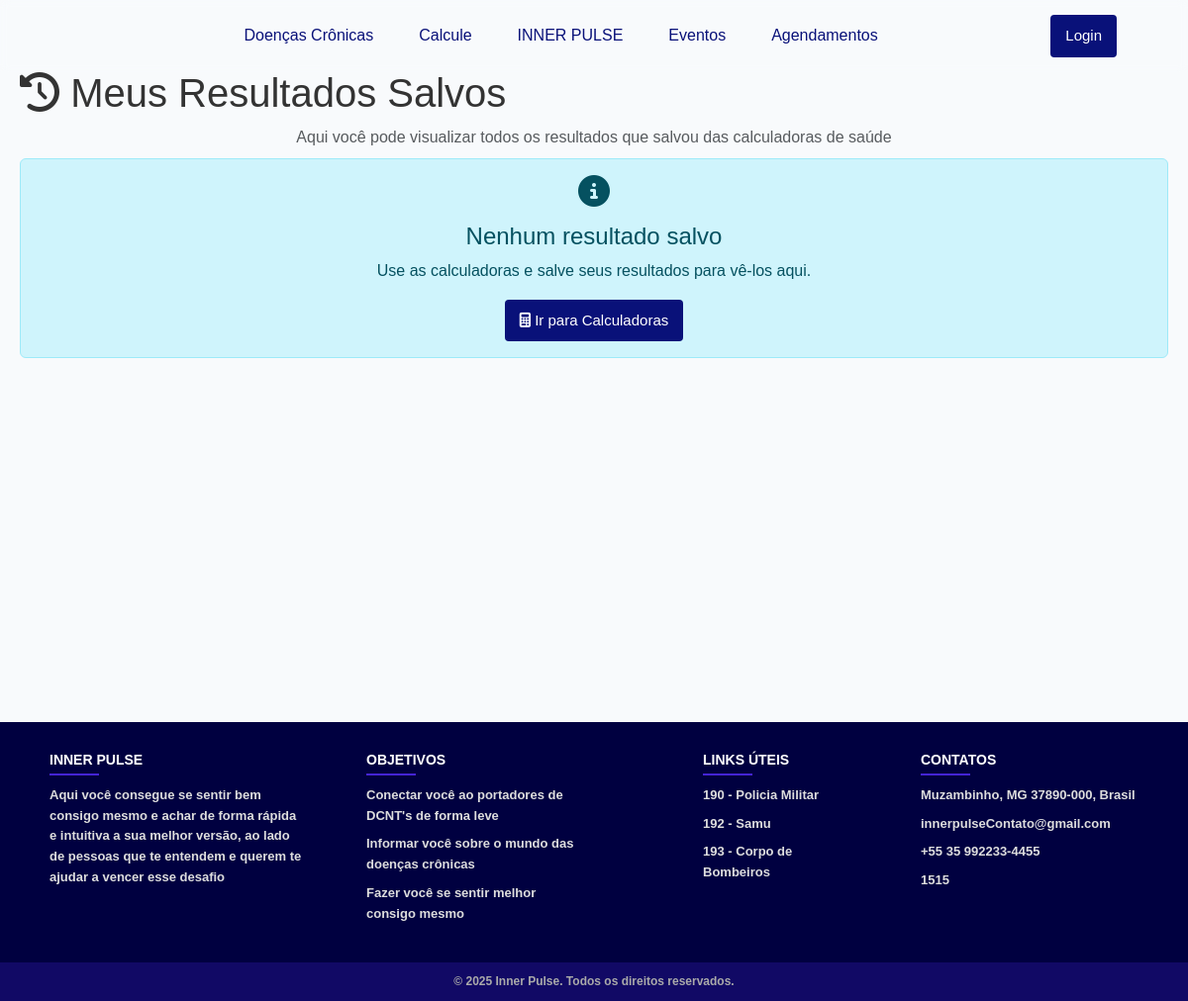
/meus-resultados/ (signed in), run on an earlier commit of the app's database.
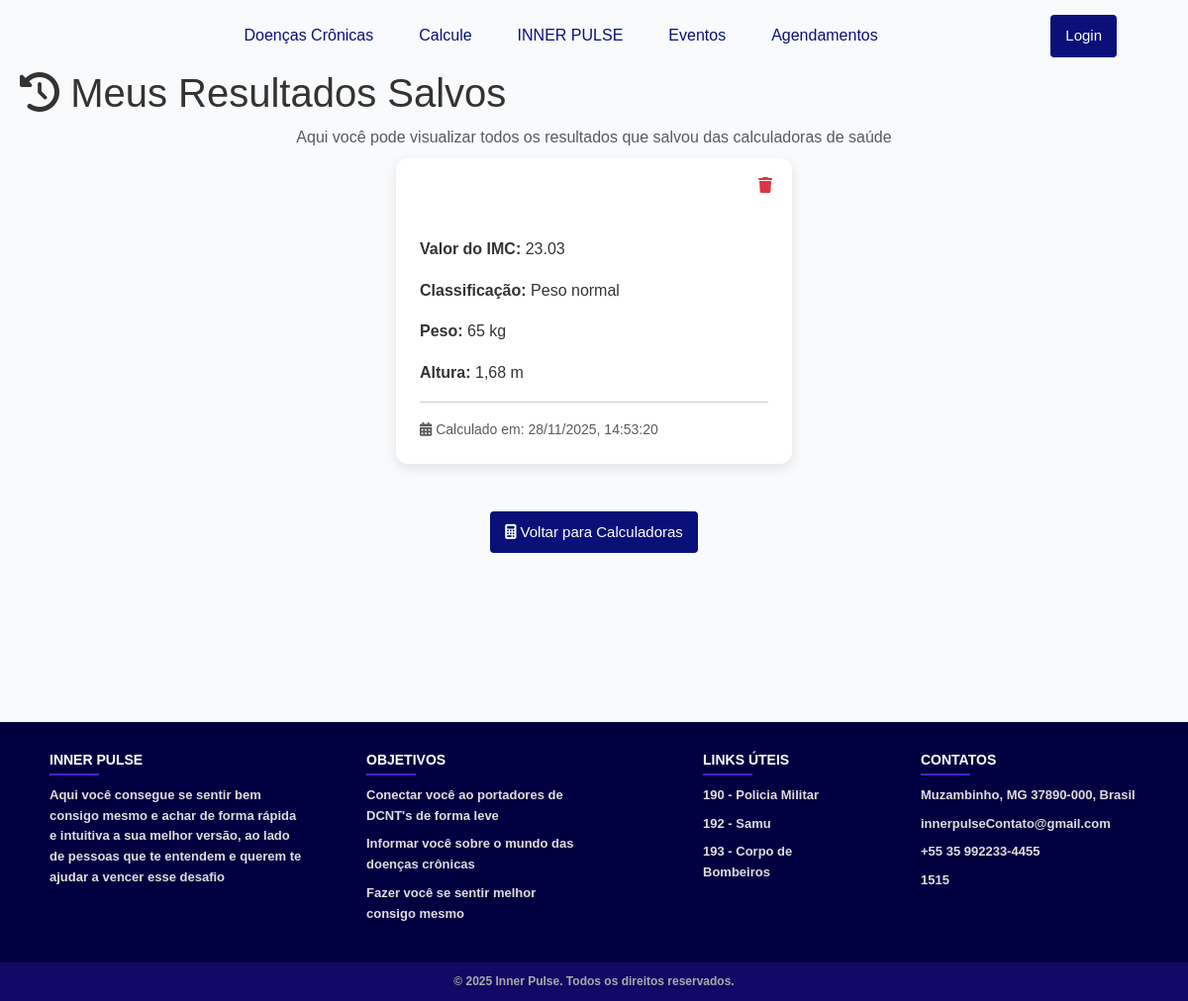
And on a later commit of the database.
### app/models.py (models this page shows, shortened)
class ResultadoCalculadora(models.Model):
    TIPO_CHOICES = [
        ('imc', 'IMC'),
        ('glicose', 'Glicose'),
        ('agua', 'Hidratação Diária'),
        ('pressao', 'Pressão Arterial'),
    ]
    usuario = models.ForeignKey(User, on_delete=models.CASCADE)
    tipo_calculo = models.CharField(max_length=20, choices=TIPO_CHOICES)
    resultado = models.JSONField()
    data_criacao = models.DateTimeField(default=timezone.now)
    class Meta:
        ordering = ['-data_criacao']
        verbose_name = "Resultado da Calculadora"
        verbose_name_plural = "Resultados da Calculadora"

### app/views.py (the view)
# urls.py: path('meus-resultados/', MeusResultadosView.as_view(), name='meus_resultados'),
class MeusResultadosView(LoginRequiredMixin, View):
    def get(self, request):
        resultados = ResultadoCalculadora.objects.filter(usuario=request.user)
        return render(request, 'meus_resultados.html', {'resultados': resultados})

### app/templates/meus_resultados.html (shortened to what this page needs)
{% extends "base.html" %}
{% block content %}
<div class="resultados-container">
    <div class="container">
        <div class="row">
            <div class="col-md-12">
                <h1 class="page-title">
                    <i class="fas fa-history"></i> Meus Resultados Salvos
                </h1>
                <p class="text-muted text-center mb-4">
                    Aqui você pode visualizar todos os resultados que salvou das calculadoras de saúde
                </p>
                {% if resultados %}
                    <div class="resultados-horizontal">
                        {% for resultado in resultados %}
                        <div class="resultado-card">
                            <div class="card-header card-header-resultados d-flex justify-content-between align-items-center">
                                <strong>
                                    <i class="fas
                                        {% if resultado.tipo_calculo == 'imc' %}fa-weight-scale
                                        {% elif resultado.tipo_calculo == 'glicose' %}fa-tint
                                        {% elif resultado.tipo_calculo == 'agua' %}fa-glass-water
                                        {% else %}fa-heart-pulse{% endif %}
                                    "></i>
                                </strong>
                                <div>
                                    <small class="text-white me-2">{{ resultado.data_criacao|date:"d/m/Y" }}</small>
                                    <a href="{% url 'deletar_resultado' resultado.id %}"
                                       onclick="return confirm('Tem certeza que quer excluir?')"
                                       class="text-danger">
                                        <i class="fas fa-trash"></i>
                                    </a>
                                </div>
                            </div>
                            <div class="card-body card-body-resultados">
                                {% if resultado.tipo_calculo == 'imc' %}
                                    <p><strong>Valor do IMC:</strong> {{ resultado.resultado.valor }}</p>
                                    <p><strong>Classificação:</strong> {{ resultado.resultado.classificacao }}</p>
                                    <p><strong>Peso:</strong> {{ resultado.resultado.peso }} kg</p>
                                    <p><strong>Altura:</strong> {{ resultado.resultado.altura }} m</p>
                                {% elif resultado.tipo_calculo == 'agua' %}
                                    <p><strong>Água Recomendada:</strong> {{ resultado.resultado.agua_ml }} ml</p>
                                    <p><strong>Copos de 200ml:</strong> {{ resultado.resultado.copos }} copos</p>
                                    <p><strong>Peso Considerado:</strong> {{ resultado.resultado.peso }} kg</p>
                                {% endif %}
                                <hr class="my-3">
                                <p class="text-muted small mb-0">
                                    <i class="fas fa-calendar-alt"></i>
                                    Calculado em: {{ resultado.resultado.data }}
                                </p>
                            </div>
                        </div>
                        {% endfor %}
                    </div>
                    <div class="text-center mt-5">
                        <a href="{% url 'calcule' %}" class="btn btn-primary">
                            <i class="fas fa-calculator"></i> Voltar para Calculadoras
                        </a>
                    </div>
                {% else %}
                    <div class="alert alert-info text-center">
                        <i class="fas fa-info-circle fa-2x mb-3"></i>
                        <h4>Nenhum resultado salvo</h4>
                        <p>Use as calculadoras e salve seus resultados para vê-los aqui.</p>
                        <a href="{% url 'calcule' %}" class="btn btn-primary">
                            <i class="fas fa-calculator"></i> Ir para Calculadoras
                        </a>
                    </div>
                {% endif %}
            </div>
        </div>
    </div>
</div>
{% endblock %}

### app/templates/base.html (shortened to what this page needs)
{% load static %}
<!DOCTYPE html>
<html lang="pt-BR">
<head>
    <link href="https://cdn.jsdelivr.net/npm/bootstrap@5.3.7/dist/css/bootstrap.min.css" rel="stylesheet">
    <link rel="stylesheet" href="{% static 'css/index.css' %}">
    <link rel="stylesheet" href="{% static  'css/base.css' %}">
    <link rel="stylesheet" href="{% static  'css/partials/_header.css' %}">
    <link rel="stylesheet" href="{% static  'css/partials/_footer.css' %}">
    <link rel="stylesheet" href="{% static  'css/doenca.css' %}">
    <link rel="stylesheet" href="{% static  'css/calcule.css' %}">
    <link rel="stylesheet" href="{% static  'css/evento.css' %}">
    <link rel="stylesheet" href="{% static  'css/agendamento.css' %}">
    <link rel="stylesheet" href="{% static 'css/login.css' %}">
    <link href="https://cdnjs.cloudflare.com/ajax/libs/font-awesome/6.4.0/css/all.min.css" rel="stylesheet">
</head>
<body>
    {% include 'partials/_header.html' %}
    <main>
        <div>
            {% block content %}
            {% endblock %}
        </div>
    </main>
    {% include 'partials/_footer.html' %}
</body>
</html>

### app/templates/partials/_header.html
<nav class="navbar navbar-expand-lg custom-navbar">
  <div class="container-fluid">
    <div class="collapse navbar-collapse" id="navbarText">
      <ul class="navbar-nav mx-auto">
        <li class="nav-item">
          <a class="nav-link {% if request.path == '/doenca/' %}active{% endif %}" href="{% url 'doenca' %}">Doenças
            Crônicas</a>
        </li>
        <li class="nav-item">
          <a class="nav-link {% if request.path == '/calcule/' %}active{% endif %}"
            href="{% url 'calcule' %}">Calcule</a>
        </li>
        <li class="nav-item">
          <a class="nav-link {% if request.path == '/' %}active{% endif %}" href="{% url 'index' %}">INNER PULSE</a>
        </li>
        <li class="nav-item">
          <a class="nav-link {% if request.path == '/evento/' %}active{% endif %}" href="{% url 'evento' %}">Eventos</a>
        </li>
        <li class="nav-item">
          <a class="nav-link {% if request.path == '/agendar/' %}active{% endif %}"
            href="{% url 'agendamento' %}">Agendamentos</a>
        </li>
      </ul>
    </div>
    <div class="login-wrapper ms-auto">
      {% if user.is_authenticated and user.usuario %}
      <a href="{% url 'perfil' %}" class="botao-login">{{ user.usuario.nome }}</a>
      {% else %}
      <a href="{% url 'login' %}" class="btn login-btn">Login</a>
      {% endif %}
    </div>
</nav>

### app/templates/partials/_footer.html
<div class="geral">
    <div class="corpo">
        <div class="bloco">
            <h6>Inner Pulse</h6>
            <p>Aqui você consegue se sentir bem consigo mesmo e achar de forma rápida e intuitiva a sua melhor versão,
                ao lado de pessoas que te entendem e querem te ajudar a vencer esse desafio</p>
        </div>
        <div class="bloco bloco2">
            <h6>Objetivos</h6>
            <p>Conectar você ao portadores de DCNT's de forma leve</p>
            <p>Informar você sobre o mundo das doenças crônicas</p>
            <p>Fazer você se sentir melhor consigo mesmo</p>
        </div>
        <div class="bloco bloco1">
            <h6>Links Úteis</h6>
            <a href="https://share.google/2NLvlbE43Tls7YU7g" class="links-footer">190 - Policia Militar</a>
            <a href="https://samues.com.br/" class="links-footer">192 - Samu</a>
            <a href="https://www.defesacivil.pr.gov.br/servicos/APMG/Emergencia/Acionar-Corpo-de-Bombeiros-193-0A30a4rk"
                class="links-footer">193 - Corpo de Bombeiros</a>
        </div>
        <div class="bloco bloco3">
            <h6>Contatos</h6>
            <p>Muzambinho, MG 37890-000, Brasil</p>
            <p>innerpulseContato@gmail.com</p>
            <p>+55 35 992233-4455</p>
            <p>1515</p>
        </div>
    </div>
    <div class="copy">
        © 2025 Inner Pulse. Todos os direitos reservados.
    </div>
</div>

### app/static/css/index.css (style rules this page uses)
body { margin: 0; font-family: Arial, sans-serif; }
.text-center { text-align: center; }
.mb-4 { margin-bottom: 0.5rem !important; }
.card-body { padding: 1.5rem; }

### app/static/css/base.css (style rules this page uses)
* { margin: 0; padding: 0; }

### app/static/css/partials/_header.css (style rules this page uses)
.custom-navbar { background: rgba(255, 255, 255, 0.1); padding: 15px 60px; position: fixed; top: 0; left: 0; width: 100%; z-index: 1000; backdrop-filter: blur(5px); -webkit-backdrop-filter: blur(10px); }
.login-wrapper { margin-left: auto; }
.login-btn, .botao-login { display: inline-block; z-index: 1001; }
.navbar-nav .nav-link { color: rgb(9, 17, 121); font-weight: 500; margin: 0 15px; position: relative; transition: all 0.3s ease; }
.navbar-nav .nav-link::after { content: ''; position: absolute; left: 0; bottom: 0; width: 0; height: 3px; background-color: rgb(9, 17, 121); transition: width 0.3s ease; }
.login-btn { border: 2px solid rgb(9, 17, 121); color: white; background: rgb(9, 17, 121); font-weight: 600; border-radius: 10px; padding: 6px 18px; transition: all 0.3s ease; }

### app/static/css/partials/_footer.css (style rules this page uses)
body { min-height: 100vh; display: flex; flex-direction: column; margin: 0; }
.geral { margin-top: auto; }
.geral { background-color: #000040; color: #fff; font-family: Arial, sans-serif; margin: 0; font-size: 20px; font-weight: bold; }
.geral .corpo { display: grid; grid-template-columns: repeat(auto-fit, minmax(220px, 1fr)); gap: 20px; padding: 30px 50px; }
.geral .bloco h6 { font-size: 14px; text-transform: uppercase; font-weight: bold; margin-bottom: 10px; position: relative; }
.geral .bloco h6::after { content: ""; display: block; width: 50px; height: 2px; background-color: #4424d3; margin-top: 5px; }
.geral .bloco p, .geral .bloco a { font-size: 13px; line-height: 1.6; color: #ddd; text-decoration: none; display: block; margin-bottom: 8px; transition: 0.3s; }
.geral .copy { text-align: center; background-color: #110965; padding: 10px; font-size: 12px; color: #aaa; }
.bloco1 { margin-left: 100px; }
.bloco2 { margin-left: 40px; }
.bloco3 { margin-left: 40px; }

### app/static/css/doenca.css (style rules this page uses)
body { margin: 0; font-family: Arial, sans-serif; background-image: url('../imagens/pgDoenca.jpg'); background-size: cover; background-position: center; background-color: #f5f5f5; }
.btn { display: inline-block; padding: 10px 15px; background-color: rgb(9, 17, 121); color: white; text-decoration: none; border-radius: 4px; font-size: 15px; font-weight: 500; transition: background-color 0.3s ease; border: none; cursor: pointer; }

### app/static/css/calcule.css (style rules this page uses)
body, html { margin: 0; font-family: Arial, sans-serif; background-color: #f5f5f5 !important; height: 100%; margin: 0; padding: 0; }

### app/static/css/evento.css (style rules this page uses)
* { margin: 0; padding: 0; box-sizing: border-box; }
body { font-family: 'Segoe UI', Tahoma, Geneva, Verdana, sans-serif; background-color: #f5f5f5; color: #333; line-height: 1.6; }
.container { max-width: 1200px; margin: 40px auto; padding: 0 20px; }

### app/static/css/login.css (style rules this page uses)
body { margin: 0; padding: 0; font-family: Arial, sans-serif; }

### app/templates/meus_resultados.html (style rules this page uses)
.resultados-container { margin-top: 0; padding-top: 30px; min-height: calc(100vh - 70px); background-color: #f8fafc; }
.resultados-horizontal { display: flex; flex-wrap: wrap; gap: 20px; justify-content: center; padding: 0 15px; }
.resultado-card { flex: 0 0 calc(33.333% - 20px); min-width: 300px; max-width: 400px; border: none; border-radius: 12px; box-shadow: 0 4px 12px rgba(0, 0, 0, 0.1); background: #fff; margin-bottom: 0; }
.card-header-resultados { background: linear-gradient(135deg, #073567); color: white; border-radius: 12px 12px 0 0 !important; padding: 15px 20px; border: none; }
@media (max-width: 1200px) { .resultado-card { flex: 0 0 calc(50% - 20px); } }

What changed in the data, as far as the page shows it:
added ResultadoCalculadora: resultado.valor "23.03", resultado.classificacao "Peso normal", resultado.peso "65", resultado.altura "1,68", resultado.data "28/11/2025, 14:53:20"
Also different on the page:
text no longer shown: "Nenhum resultado salvo Use as calculadoras e salve seus resultados para vê-los aqui. Ir para Calculadoras"
text now shown: "Voltar para Calculadoras"
